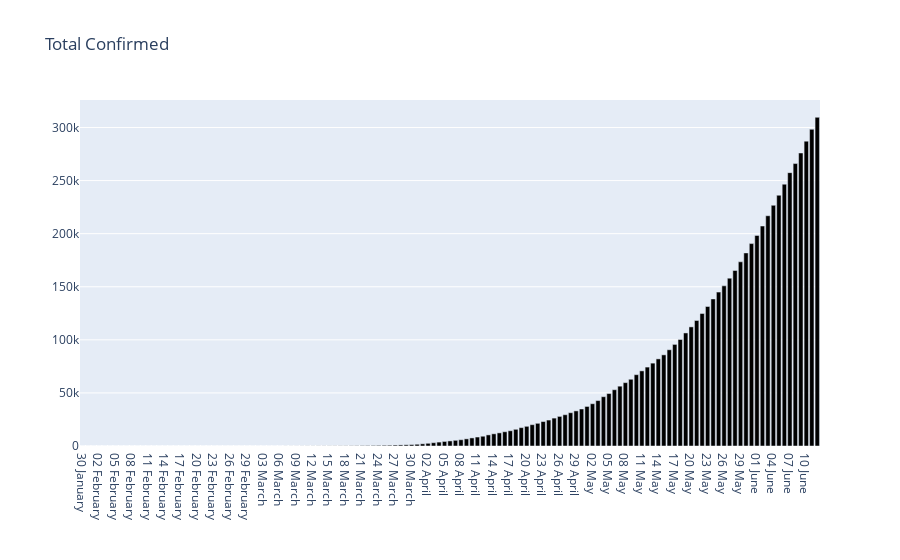

Here is the notebook cell this chart was saved with:
### Code cell
plot_daily('Total Confirmed', '#000000')
print(daily.head())

### Figure 1 — Plotly figure (JSON) as saved in the notebook; plotly's stock layout.template omitted (floating-point values rounded to 4 significant figures; data arrays with more than 128 entries replaced by an {"elided": "..."} marker saying what was removed)
{"data": [{"alignmentgroup": "True", "hovertemplate": "Date=%{x}<br>Total Confirmed=%{y}<extra></extra>", "legendgroup": "", "marker": {"color": "#000000"}, "name": "", "offsetgroup": "", "orientation": "v", "showlegend": false, "textposition": "auto", "type": "bar", "x": {"elided": "135 str values"}, "xaxis": "x", "y": {"elided": "135 int values"}, "yaxis": "y"}], "layout": {"barmode": "relative", "legend": {"tracegroupgap": 0}, "title": {"text": "Total Confirmed"}, "xaxis": {"anchor": "y", "domain": [0, 1], "title": {"text": ""}}, "yaxis": {"anchor": "x", "domain": [0, 1], "title": {"text": ""}}}}
